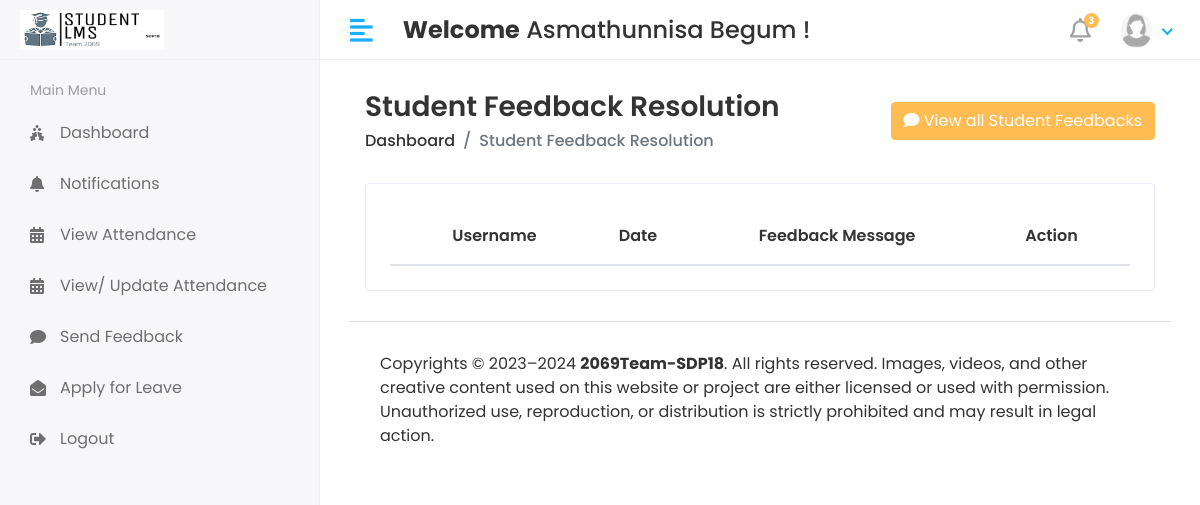
Page /HOD/Student/Feedback (signed in) on the earlier database version.
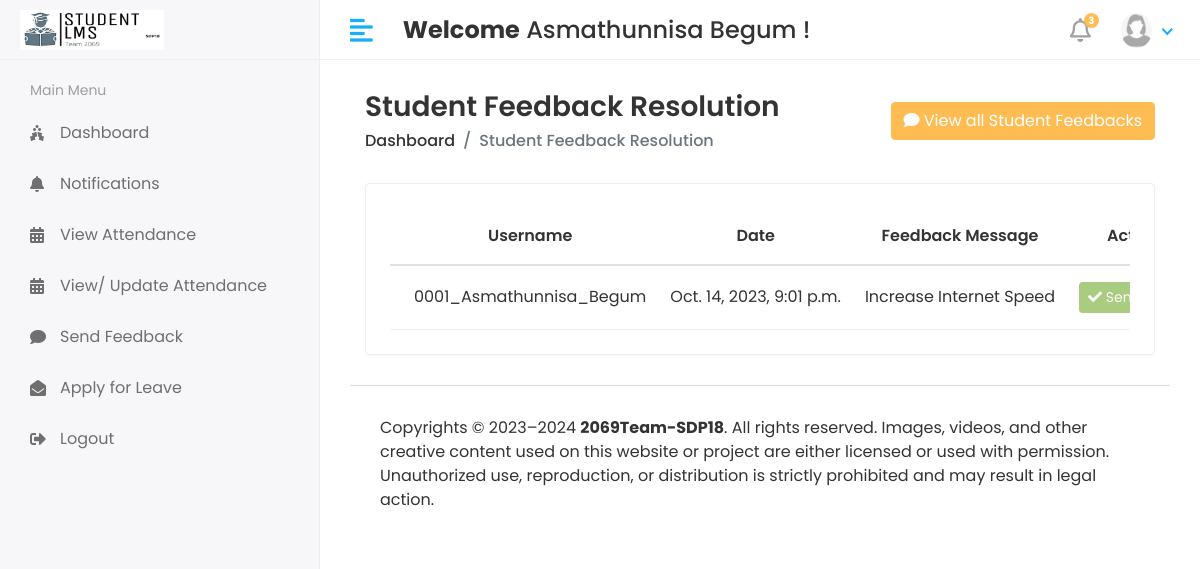
Same page on the later database version.
### app/models.py (models this page shows, shortened)
class CustomUser(AbstractUser):
    USER_CHOICES = (
        (1, 'HOD'),
        (2, 'STAFF'),
        (3, 'STUDENT'),
    )
    user_type = models.CharField(choices=USER_CHOICES, max_length=50, default=1)
    profile_pic = models.ImageField(upload_to='media/profile_pics')
    class Meta:
        db_table = 'custom_user_table'

class Student_Feedback(models.Model):
    student_id = models.ForeignKey(Student, on_delete = models.CASCADE)
    feedback = models.TextField()
    feedback_reply = models.TextField()
    created_at = models.DateTimeField(auto_now_add=True)
    updated_at = models.DateTimeField(auto_now_add=True)
    class Meta:
        db_table = 'student_feedback_table'

class Student(models.Model):
    admin = models.OneToOneField(CustomUser, on_delete=models.CASCADE)
    address = models.TextField()
    gender = models.CharField(max_length=100)
    program_id = models.ForeignKey(Program, on_delete=models.DO_NOTHING)
    session_year_id = models.ForeignKey(Session_Year, on_delete=models.DO_NOTHING)
    created_at = models.DateTimeField(auto_now_add=True)
    updated_at = models.DateTimeField(auto_now_add=True)
    class Meta:
        db_table = 'student_table'

### Studentlearningmanagementsystem/HOD_views.py (the view)
# urls.py: path('HOD/Student/Feedback', HOD_views.STUDENT_FEEDBACK_VIEW, name = 'student_feedback_view'),
@login_required(login_url='/')
def STUDENT_FEEDBACK_VIEW(request):
    student_feedback = Student_Feedback.objects.all()
    student = Student.objects.all()
    context = {
        "student_feedback": student_feedback,
        'student': student,
    }
    return render(request, 'Hod/student_feedback.html', context)

### templates/HOD/student_feedback.html (shortened to what this page needs)
{% extends 'base.html' %}
{% block content %}
<div class="content container-fluid">
    <div class="page-header">
       <div class="row align-items-center">
          <div class="col">
             <h3 class="page-title">Student Feedback Resolution</h3>
             <ul class="breadcrumb">
                <li class="breadcrumb-item"><a href="{% url 'HOD_home' %}">Dashboard</a></li>
                <li class="breadcrumb-item active">Student Feedback Resolution</li>
             </ul>
          </div>
          <div class="col-auto text-right float-right ml-auto">
            <button type="button" class="btn btn-primary" data-toggle="modal" data-target="#example"><i class="fas fa-comment"></i>
                View all Student Feedbacks
            </button>
          </div>
       </div>
    </div>
    <div class="row">
       <div class="col-sm-12">
          <div class="card card-table">
             <div class="card-body">
                <div class="table-responsive">
                  <table id="table_id" class="table table-hover table-center mb-0">
                     <thead>
                         <tr>
                             <th class="text-center">Username</th>
                             <th class="text-center">Date</th>
                             <th class="text-center">Feedback Message</th>
                             <th class="text-center">Action</th>
                         </tr>
                     </thead>
                     <tbody>
                         {% for i in student_feedback %}
                         <tr>
                             <td class="text-center">{{i.student_id.admin.username}}</td>
                             <td class="text-center">{{i.updated_at}}</td>
                             <td>{{i.feedback}}</td>
                             <td class="text-center">
                              {% if i.status == "NO_REP" %}
                              <button class="btn btn-danger btn-sm" disabled="disabled"><i class="fa fa-ban"></i> Ignored</button>
                              {% elif i.feedback_reply is not empty %}
                              <button class="btn btn-success btn-sm" disabled="disabled"><i class="fa fa-check"></i> Sent Reply</button>
                              {% else %}
                              <button type="button" class="btn btn-success btn-sm" data-toggle="modal" data-target="#sendfeedback-{{forloop.counter}}"><i class="fa fa-check"></i>
                                 Reply
                              </button>
                              <a href="{% url 'Student_feedback_ignore' i.id %}" class="btn btn-danger btn-sm"><i class="fa fa-ban"></i> Ignore</a>
                              {% endif %}
                             </td>
                         </tr>
                         {% endfor %}
                     </tbody>
                   </table>
                </div>
             </div>
          </div>
       </div>
    </div>
 </div>
{% endblock %}

### templates/base.html (shortened to what this page needs)
<!DOCTYPE html>
<html lang="en">
<head>
    {% load static %}
    <link rel="stylesheet" href="{% static 'assets/plugins/bootstrap/css/bootstrap.min.css' %}">
    <link rel="stylesheet" href="{% static 'assets/plugins/fontawesome/css/fontawesome.min.css' %}">
    <link rel="stylesheet" href="{% static 'assets/plugins/fontawesome/css/all.min.css' %}">
    <link rel="stylesheet" href="{% static 'assets/css/style.css' %}">
    <link rel="stylesheet" href="{% static 'assets/plugins/datatables/datatables.min.css' %}">
</head>
<body>
<div class="main-wrapper">
    {% include 'includes/header.html' %}
    {% include 'includes/sidebar.html' %}
    <div class="page-wrapper">
        <div class="content container-fluid">
            {% block content %}
            {% endblock %}
    {% include 'includes/footer.html' %}
        </div>
</div>
</body>
</html>

### templates/includes/header.html (shortened to what this page needs)
{% load static %}
<div class="header">
    <div class="header-left">
       <a href="index.html" class="logo">
       <img src="{% static 'assets/img/logo3.jpg' %}" alt="Logo">
       </a>
    </div>
    <a href="javascript:void(0);" id="toggle_btn">
    <i class="fas fa-align-left"></i>
    </a>
    <div class="top-nav-search mt-3">
      <h4><strong>Welcome</strong>&nbsp;<span>{{user.first_name}} {{ user.last_name }}&nbsp;!</span></h4>
    </div>
    <ul class="nav user-menu">
       <li class="nav-item dropdown noti-dropdown">
          <a href="#" class="dropdown-toggle nav-link" data-toggle="dropdown">
          <i class="far fa-bell"></i> <span class="badge badge-pill">3</span>
          </a>
       </li>
       <li class="nav-item dropdown has-arrow">
          <a href="#" class="dropdown-toggle nav-link" data-toggle="dropdown">
            {% if user.profile_pic == "" %}
            <img class="rounded-circle" src="{% static '/assets/img/noimg.jpg' %}" width="31" alt="{{user.username}}">
            {% else %}
          <span class="user-img"><img class="rounded-circle" src="/{{ user.profile_pic }}" width="31" alt="{{user.username}}"></span>
          {% endif %}
         </a>
       </li>
    </ul>
 </div>

### templates/includes/sidebar.html (shortened to what this page needs)
{% load active_link_tags %}
{% load static %}
<div class="sidebar" id="sidebar">
    <div class="sidebar-inner slimscroll">
       <div id="sidebar-menu" class="sidebar-menu">
         {% if user.user_type == '1' %}
          <ul>
             <li class="menu-title">
                <span>Main Menu</span>
             </li>
             <li class = {% active_link 'HOD_home' 'active' %}>
               <a href="{% url 'HOD_home' %}"><i class="fas fa-holly-berry"></i> <span>Dashboard</span></a>
            </li>
             <li class="submenu {% active_link 'add_student' 'active' %} {% active_link 'view_student' 'active' %}">
                <a href="#"><i class="fas fa-user-graduate"></i> <span> Students</span> <span class="menu-arrow"></span></a>
                <ul>
                   <li><a href="{% url 'add_student' %}">Add Student</a></li>
                   <li><a href="{% url 'view_student' %}">View Students</a></li>
                </ul>
             </li>
             <li class="submenu {% active_link 'add_staff' 'active' %} {% active_link 'view_staff' 'active' %}">
                <a href="#"><i class="fas fa-chalkboard-teacher"></i> <span> Staff</span> <span class="menu-arrow"></span></a>
                <ul>
                   <li><a href="{% url 'add_staff' %}">Add Staff</a></li>
                   <li><a href="{% url 'view_staff' %}">View Staff</a></li>
                </ul>
             </li>
             <li class="submenu {% active_link 'add_program' 'active' %} {% active_link 'view_program' 'active' %}">
                <a href="#"><i class="fa fa-graduation-cap"></i> <span> Program</span> <span class="menu-arrow"></span></a>
                <ul>
                   <li><a href="{% url 'add_program' %}">Add Program</a></li>
                   <li><a href="{% url 'view_program' %}">View Programs</a></li>
                </ul>
             </li>
             <li class="submenu {% active_link 'add_course' 'active' %} {% active_link 'view_course' 'active' %}">
                <a href="#"><i class="fas fa-book-reader"></i> <span> Courses</span> <span class="menu-arrow"></span></a>
                <ul>
                   <li><a href="{% url 'add_course' %}">Add Course</a></li>
                   <li><a href="{% url 'view_course' %}">View Courses</a></li>
                </ul>
             </li>
             <li class="submenu {% active_link 'add_session' 'active' %} {% active_link 'view_session' 'active' %}">
               <a href="#"><i class="fa fa-calendar"></i> <span> Sessions</span> <span class="menu-arrow"></span></a>
               <ul>
                  <li><a href="{% url 'add_session' %}">Add Session</a></li>
                  <li><a href="{% url 'view_session' %}">View Sessions</a></li>
               </ul>
            </li>
            <li class = {% active_link 'staff_send_notifications' 'active' %}>
               <a href="{% url 'staff_send_notifications' %}"><i class="fa fa-bell"></i> <span>Send Staff Notification</span></a>
           </li>
           <li class = {% active_link 'student_send_notifications' 'active' %}>
            <a href="{% url 'student_send_notifications' %}"><i class="fa fa-bell"></i> <span>Send Student Notification</span></a>
        </li>
           <li class = {% active_link 'staff_feedback_view' 'active' %}>
               <a href="{% url 'staff_feedback_view' %}"><i class="fa fa-comments"></i> <span>Staff Feedback</span></a>
           </li>
           <li class = {% active_link 'student_feedback_view' 'active' %}>
               <a href="{% url 'student_feedback_view' %}"><i class="fa fa-comments"></i> <span>Student Feedback</span></a>
           </li>
           <li class = {% active_link 'staff_leave_view' 'active' %}>
               <a href="{% url 'staff_leave_view' %}"><i class="fa fa-envelope"></i> <span>Staff Leave</span></a>
           </li>
           <li class = {% active_link 'student_leave_view' 'active' %}>
               <a href="{% url 'student_leave_view' %}"><i class="fa fa-envelope"></i> <span>Student Leave</span></a>
           </li>
           <li>
               <a href="{% url 'Logout' %}"><i class="fa fa-sign-out-alt"></i> <span>Logout</span></a>
            </li>
          </ul>
          {% else %}
          <ul>
            <li class="menu-title">
               <span>Main Menu</span>
            </li>
            <li class = {% active_link 'Student_home' 'active' %}>
               <a href="{% url 'Student_home' %}"><i class="fas fa-holly-berry"></i> <span>Dashboard</span></a>
            </li>
            <li class = {% active_link 'student_notifications' 'active' %}>
               <a href="{% url 'student_notifications' %}"><i class="fas fa-bell"></i> <span>Notifications</span></a>
            </li>
            <li class = {% active_link 'HOD_home' 'active' %}>
               <a href="{% url 'HOD_home' %}"><i class="fas fa-calendar-alt"></i> <span>View Attendance</span></a>
            </li>
            <li class = {% active_link 'HOD_home' 'active' %}>
               <a href="{% url 'Staff_home' %}"><i class="fas fa-calendar-alt"></i> <span>View/ Update Attendance</span></a>
            </li>
            <li class = {% active_link 'Student_feedback' 'active' %}>
               <a href="{% url 'Student_feedback' %}"><i class="fas fa-comment"></i> <span>Send Feedback</span></a>
            </li>
            <li class = {% active_link 'Student_apply_leave' 'active' %}>
               <a href="{% url 'Student_apply_leave' %}"><i class="fas fa-envelope-open"></i> <span>Apply for Leave</span></a>
            </li>
            <li>
               <a href="{% url 'Logout' %}"><i class="fa fa-sign-out-alt"></i> <span>Logout</span></a>
            </li>
         </ul>
          {% endif %}
       </div>
    </div>
 </div>

### templates/includes/footer.html
{% load static %}
<footer>
    <p>Copyrights © 2023–2024 <b>2069Team-SDP18</b>. All rights reserved. Images, videos, and other creative content used on this website or project are either licensed or used with permission. Unauthorized use, reproduction, or distribution is strictly prohibited and may result in legal action.</p>
 </footer>

Differences in the rows shown:
added Student_Feedback: student_id.admin.username "0001_Asmathunnisa_Begum", updated_at "Oct. 14, 2023, 9:01 p.m.", feedback "Increase Internet Speed", feedback_reply "Sent Reply"
